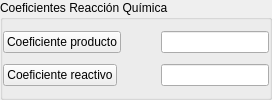
                              <widget class="QGroupBox" name="groupBox_63">
                               <property name="title">
                                <string>Coeficientes Reacción Química</string>
                               </property>
                               <layout class="QVBoxLayout" name="verticalLayout_75">
                                <property name="spacing">
                                 <number>0</number>
                                </property>
                                <property name="leftMargin">
                                 <number>0</number>
                                </property>
                                <property name="topMargin">
                                 <number>0</number>
                                </property>
                                <property name="rightMargin">
                                 <number>0</number>
                                </property>
                                <property name="bottomMargin">
                                 <number>0</number>
                                </property>
                                <item>
                                 <layout class="QHBoxLayout" name="horizontalLayout_49">
                                  <item>
                                   <widget class="QPushButton" name="marcar_coeficiente_producto_btn">
                                    <property name="text">
                                     <string>Coeficiente producto</string>
                                    </property>
                                   </widget>
                                  </item>
                                  <item>
                                   <spacer name="horizontalSpacer_32">
                                    <property name="orientation">
                                     <enum>Qt::Horizontal</enum>
                                    </property>
                                    <property name="sizeHint" stdset="0">
                                     <size>
                                      <width>40</width>
                                      <height>20</height>
                                     </size>
                                    </property>
                                   </spacer>
                                  </item>
                                  <item>
                                   <widget class="QLineEdit" name="coeficiente_estequiometrico_producto_edit"/>
                                  </item>
                                 </layout>
                                </item>
                                <item>
                                 <layout class="QHBoxLayout" name="horizontalLayout_75">
                                  <item>
                                   <widget class="QPushButton" name="marcar_coeficiente_reactivo_btn">
                                    <property name="text">
                                     <string>Coeficiente reactivo</string>
                                    </property>
                                   </widget>
                                  </item>
                                  <item>
                                   <spacer name="horizontalSpacer_33">
                                    <property name="orientation">
                                     <enum>Qt::Horizontal</enum>
                                    </property>
                                    <property name="sizeHint" stdset="0">
                                     <size>
                                      <width>40</width>
                                      <height>20</height>
                                     </size>
                                    </property>
                                   </spacer>
                                  </item>
                                  <item>
                                   <widget class="QLineEdit" name="coeficiente_estequiometrico_reactivo_edit"/>
                                  </item>
                                 </layout>
                                </item>
                               </layout>
                              </widget>
